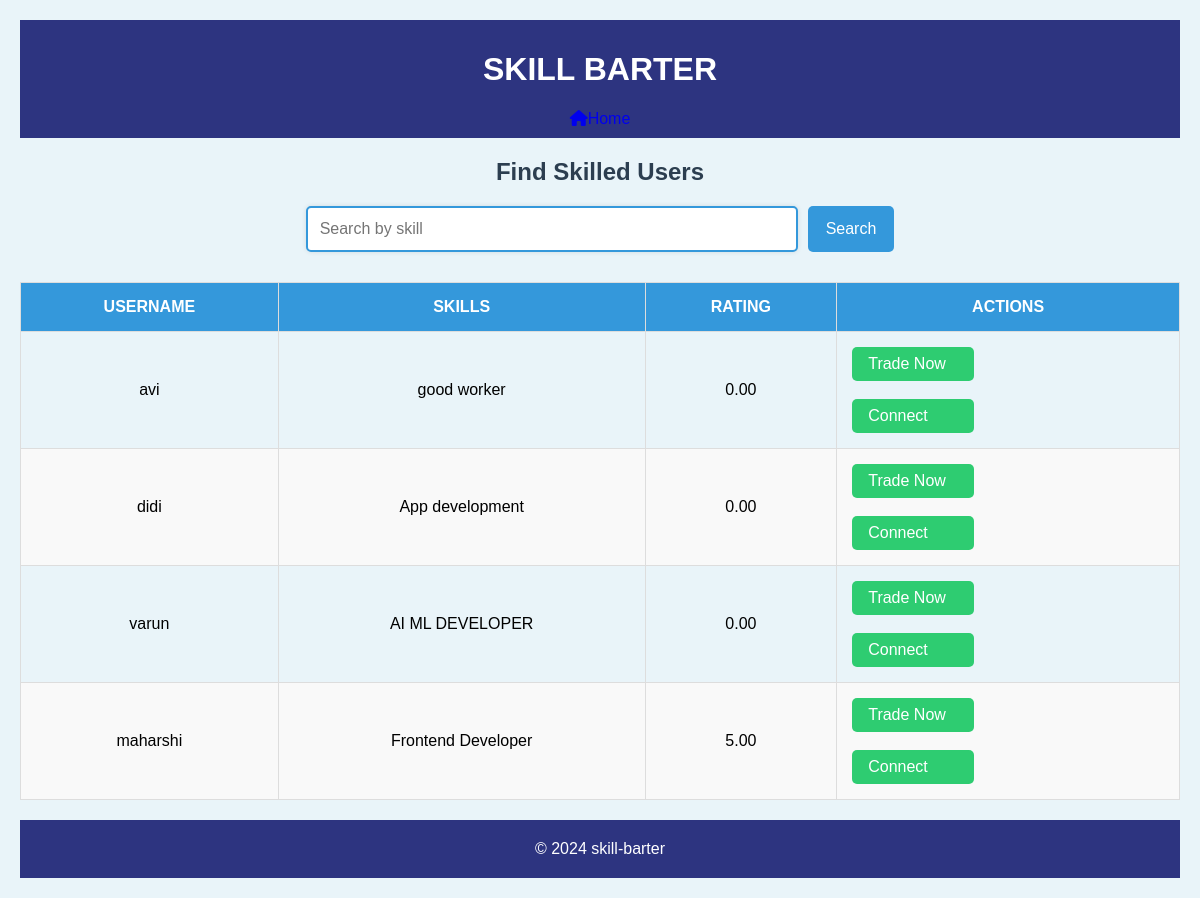
The page /accounts/search/ (signed in) on the database as committed earlier.
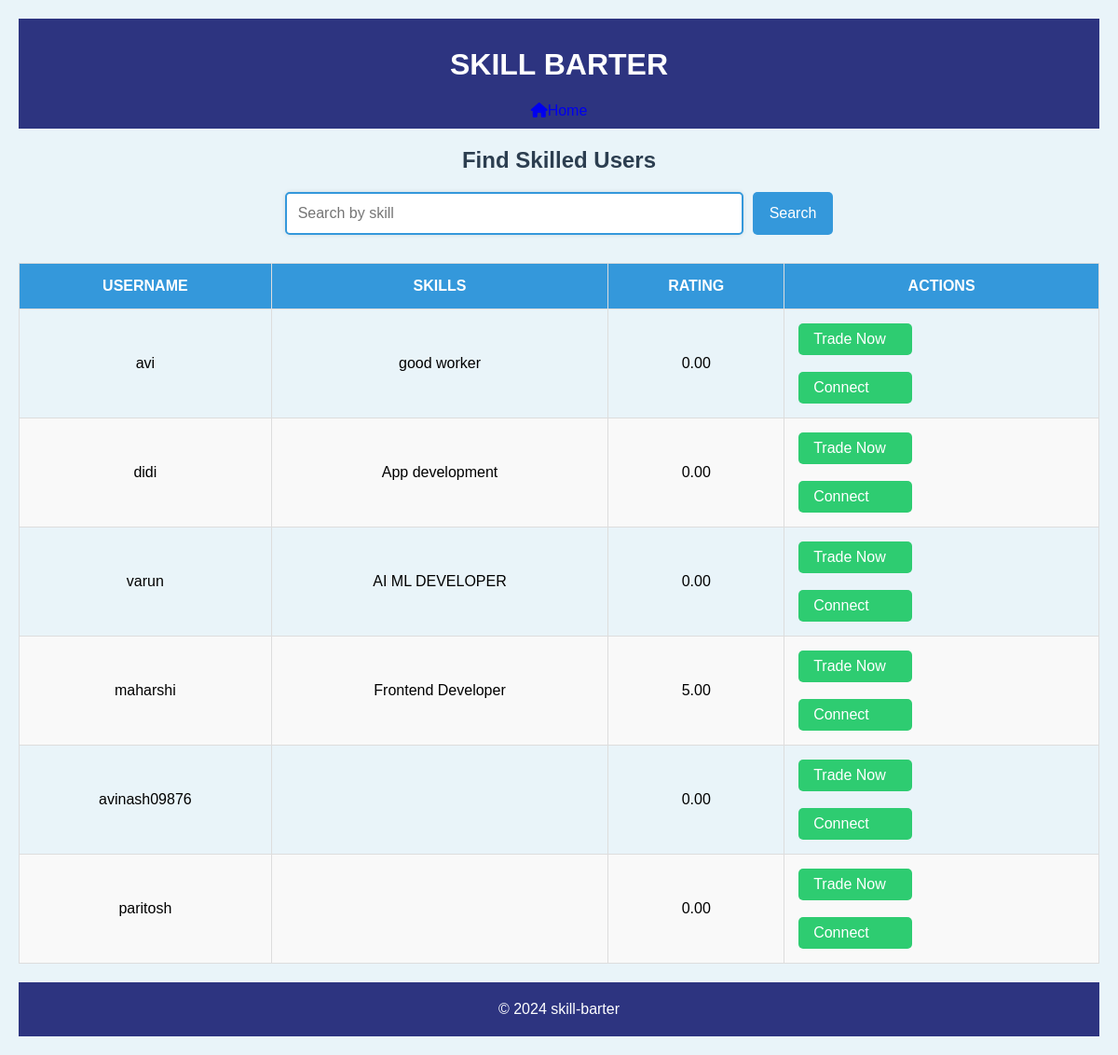
The same page on the database as committed later.
### accounts/models.py (models this page shows, shortened)
class Profile(models.Model):
    user = models.OneToOneField(User, on_delete=models.CASCADE)
    profile_picture = models.ImageField(upload_to='profile_pics/', default='default.jpg')
    skills = models.TextField(blank=True)
    experience = models.PositiveIntegerField(default=0)  # Years of experience
    rating = models.DecimalField(max_digits=3, decimal_places=2, default=0.00)  # User rating (0-5)

### accounts/views.py (the view)
# urls.py: path('search/', views.search_profiles, name='search'),
@login_required
def search_profiles(request):
    query = request.GET.get('q')
    current_user_skills = Skill.objects.filter(user=request.user).values_list('skill_name', flat=True)
    if query:
        profiles = Profile.objects.filter(
            (Q(skills__icontains=query) | Q(user__username__icontains=query)) &
            ~Q(skills__in=current_user_skills)
        )
    else:
        profiles = Profile.objects.exclude(skills__in=current_user_skills)
    return render(request, 'accounts/search.html', {'profiles': profiles})

### accounts/templates/accounts/search.html (shortened to what this page needs)
{% extends 'base_profile.html' %}
{% block content %}
<div class="container">
    <h2>Find Skilled Users</h2>
    <form method="GET" action="{% url 'search' %}">
        <input type="text" name="q" placeholder="Search by skill">
        <button type="submit">Search</button>
    </form>
    {% if profiles %}
        <table>
            <thead>
                <tr>
                    <th>Username</th>
                    <th>Skills</th>
                    <th>Rating</th>
                    <th>Actions</th>
                </tr>
            </thead>
            <tbody>
                {% for profile in profiles %}
                    <tr>
                        <td>{{ profile.user.username }}</td>
                        <td>{{ profile.skills }}</td>
                        <td>{{ profile.rating }}</td>
                        <td class="action-buttons">
                            <a href="{% url 'initiate_trade' %}">Trade Now</a>
                            <br>
                            <a href="{% url 'send_message_detail' profile.user.id %}">Connect</a>
                        </td>
                    </tr>
                {% endfor %}
            </tbody>
        </table>
    {% else %}
        <p class="no-results">No results found</p>
    {% endif %}
</div>
{% endblock %}

Rows that differ between the two databases and show on the page:
added Profile: user.username "avinash09876", rating "0.00"
added Profile: user.username "paritosh", rating "0.00"
